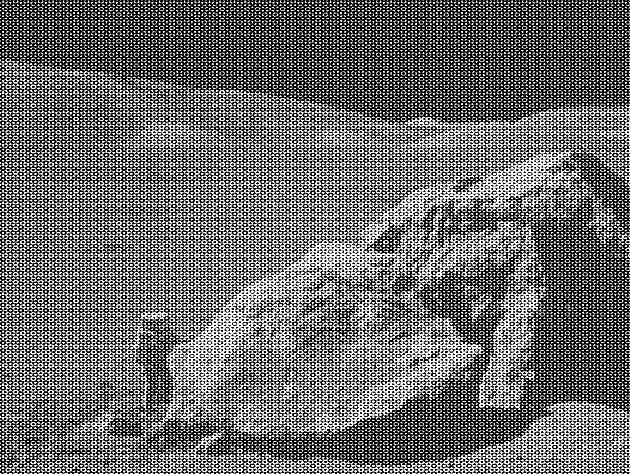
#> input picture moonlanding.png, 630 x 474 px
$ python fft.py
#> lines starting #> are read from the running program, lines starting #| are printed output that depends on the picture
import argparse
import numpy as np
import matplotlib.pyplot as plt
from matplotlib import image as mpimg
from matplotlib.colors import LogNorm
import matplotlib.image as mpim
import time


# Pad image with 0s such that the dimensions of the image are powers of 2
def pad_image(image):
    h, w = image.shape[:2]

    # Find the next power of 2 for height and width
    new_h = 2 ** np.ceil(np.log2(h)).astype(int)
    new_w = 2 ** np.ceil(np.log2(w)).astype(int)
    print(new_w)
    print(new_h)

    # Calculate padding needed
    pad_height = new_h - h
    pad_width = new_w - w

    # Pad the image with zeros
    if image.ndim == 2:  # Grayscale image
        padded_image = np.pad(image, ((0, pad_height), (0, pad_width)), mode='constant')
    elif image.ndim == 3:  # Color image
        padded_image = np.pad(image, ((0, pad_height), (0, pad_width), (0, 0)), mode='constant')

    return padded_image


# Naive implementation of DFT
# [10 lines left out: function dft_naive, not called in this run]


# FFT
# Algorithm implementation inspired by Carleton University:
# https://people.scs.carleton.ca/~maheshwa/courses/5703COMP/16Fall/FFT_Report.pdf
def fft(x):
    n = len(x)

    if n <= 1:
        return x

    w_n = np.exp(-2j * np.pi / n)  # compute twiddle factor
    w = 1

    y_even = fft(x[::2])  # recursively call fft on even-index elements
    y_odd = fft(x[1::2])  # on odd-index elements

    y = np.zeros(n, dtype=complex)  # initialize values

    # Combine first and second half of result
    for j in range(n // 2):
        y[j] = y_even[j] + w * y_odd[j]
        y[j + n // 2] = y_even[j] - w * y_odd[j]
        w = w * w_n
    return y


# Perform inverse fft for 1d input
# [19 lines left out: function ifft, not called in this run]


# Get the fft of 2d image
def fft2(image):
    transformed_rows = np.array([fft(row) for row in image])  # apply fft to rows
    transformed_cols = np.array([fft(col) for col in transformed_rows.T]).T  # apply fft to columns
    return transformed_cols


# Get the inverse fft of a 2d image
# [4 lines left out: function ifft2, not called in this run]


def fast_mode(padded_image):
    # One by two subplot of original image
    plt.subplot(1, 3, 1)
    plt.title("Original")
    plt.imshow(padded_image, cmap="gray")
    plt.axis("off")

    # One by two subplot of 2d fft
    plt.subplot(1, 3, 2)
    plt.title("fft2d")

    # My fft on original image
    fft2d_result = fft2(padded_image)
    magnitude = np.abs(fft2d_result)
    plt.imshow(magnitude, norm=LogNorm(), cmap="gray")
    plt.axis("off")

    # np.fft.fft2
    plt.subplot(1, 3, 3)
    plt.title("np.fft.fft2")
    np_result = np.fft.fft2(padded_image)
    np_magnitude = np.abs(np_result)
    plt.imshow(np_magnitude, norm=LogNorm(), cmap="gray")
    plt.axis("off")

    plt.show()


# [100 lines left out: functions denoise, compress, plot, not called in this run]


def main():
    # Define arguments
    parser = argparse.ArgumentParser()
    parser.add_argument("-m", "--mode", type=int, choices=[1, 2, 3, 4], default=1)
    parser.add_argument("-i", "--image", type=str, default="moonlanding.png")

    args = parser.parse_args()
    mode = args.mode
    image_path = args.image

    original_image = mpimg.imread(image_path)
#> original_image is the input picture: shape (474, 630) float32; min 0, max 1, mean 0.424
    padded_image = pad_image(original_image)
#| 1024
#| 512
#> in pad_image, `padded_image = np.pad(image, ((0, pad_height), (0, pad_width)), mode='..`:
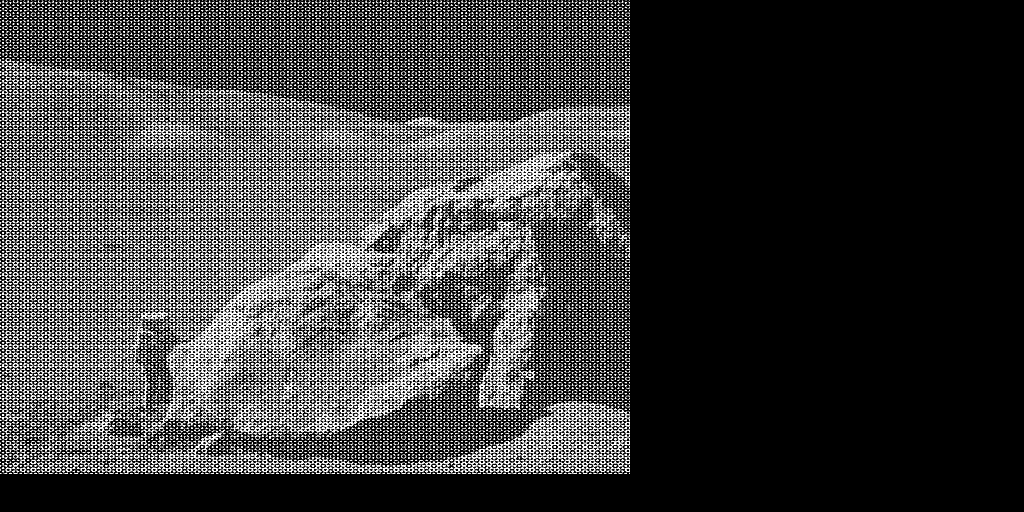
#> padded_image: shape (512, 1024) float32; min 0, max 1, mean 0.241

    if mode == 1:
        fast_mode(padded_image)
#> in fast_mode, `plt.show()`:
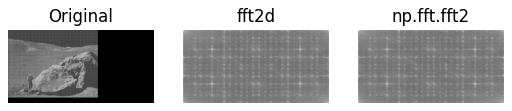
#> figure drawn by matplotlib, 3 panels
    elif mode == 2:
        denoise(padded_image)
    elif mode == 3:
        compress(padded_image)
    elif mode == 4:
        plot()


if __name__ == "__main__":
    main()
